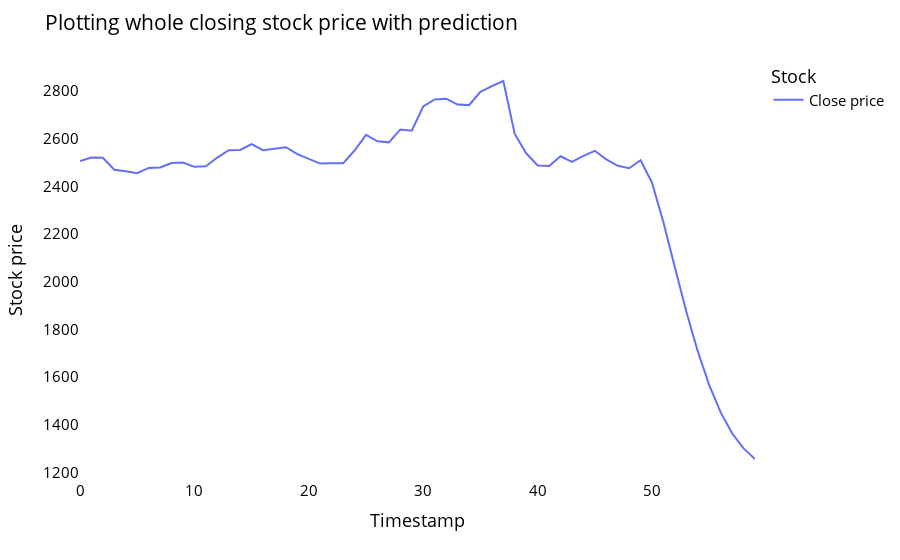

Write notebook code for a chart like this one.
### Code cell
lstmgrudf=closedf.tolist()
lstmgrudf.extend((np.array(lst_output).reshape(-1,1)).tolist())
lstmgrudf=scaler.inverse_transform(lstmgrudf).reshape(1,-1).tolist()[0]

names = cycle(['Close price'])
#only show the last 60 days
lstmgrudf=lstmgrudf[-60:]
fig = px.line(lstmgrudf,labels={'value': 'Stock price','index': 'Timestamp'})
fig.update_layout(title_text='Plotting whole closing stock price with prediction',
                  plot_bgcolor='white', font_size=15, font_color='black', legend_title_text='Stock')
fig.for_each_trace(lambda t:  t.update(name = next(names)))

fig.update_xaxes(showgrid=False)
fig.update_yaxes(showgrid=False)
fig.show()

### Figure 1 — Plotly figure (JSON) as saved in the notebook; plotly's stock layout.template omitted (floating-point values rounded to 4 significant figures)
{"data": [{"hovertemplate": "variable=0<br>Timestamp=%{x}<br>Stock price=%{y}<extra></extra>", "legendgroup": "0", "line": {"color": "#636efa", "dash": "solid"}, "marker": {"symbol": "circle"}, "mode": "lines", "name": "Close price", "orientation": "v", "showlegend": true, "type": "scatter", "x": [0, 1, 2, 3, 4, 5, 6, 7, 8, 9, 10, 11, 12, 13, 14, 15, 16, 17, 18, 19, 20, 21, 22, 23, 24, 25, 26, 27, 28, 29, 30, 31, 32, 33, 34, 35, 36, 37, 38, 39, 40, 41, 42, 43, 44, 45, 46, 47, 48, 49, 50, 51, 52, 53, 54, 55, 56, 57, 58, 59], "xaxis": "x", "y": [2506.0, 2521.0, 2520.0, 2470.0, 2463.0, 2455.0, 2477.0, 2479.0, 2498.0, 2500.0, 2482.0, 2484.0, 2521.0, 2552.0, 2553.0, 2577.0, 2552.0, 2557.0, 2564.0, 2536.0, 2515.0, 2496.0, 2496.0, 2496.0, 2550.0, 2616.0, 2589.0, 2584.0, 2639.0, 2634.0, 2735.0, 2765.0, 2768.0, 2743, 2741.0, 2797.0, 2820.0, 2842.0, 2620.0, 2539.0, 2487.0, 2486.0, 2526.0, 2503.0, 2528.0, 2549.0, 2513.0, 2486.0, 2476.0, 2510.0, 2415.0, 2248.0, 2059.0, 1875.0, 1708.0, 1566.0, 1452.0, 1365.0, 1301.0, 1257.0], "yaxis": "y"}], "layout": {"font": {"color": "black", "size": 15}, "legend": {"title": {"text": "Stock"}, "tracegroupgap": 0}, "margin": {"t": 60}, "plot_bgcolor": "white", "title": {"text": "Plotting whole closing stock price with prediction"}, "xaxis": {"anchor": "y", "domain": [0, 1], "showgrid": false, "title": {"text": "Timestamp"}}, "yaxis": {"anchor": "x", "domain": [0, 1], "showgrid": false, "title": {"text": "Stock price"}}}}
